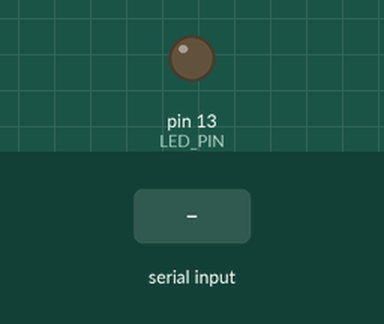
This sketch was run on a simulated Arduino Uno, built with avr-gcc and run on an emulated ATmega328P. Parts: output pins drawn as LEDs (lit = HIGH). The inputs (shaded band) are chosen by the test bench.

Above: at 1.2 s.
1.3 s: "H" received over Serial
At 2.2 s:
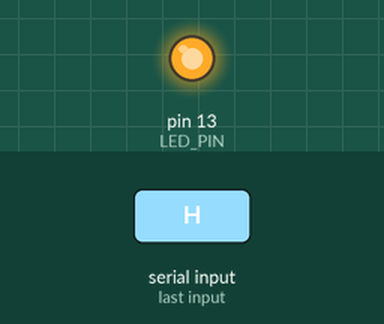
2.8 s: "L" received over Serial
At 3.3 s:
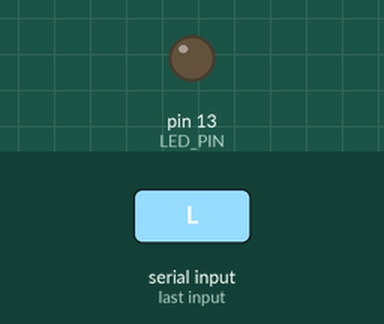
Timing chart, 0 to 5.8 s (numbered marks = the images above; inputs shaded):
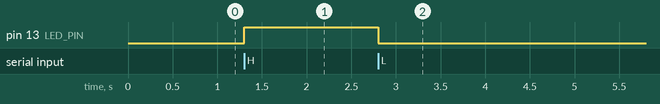

Measured:
- after the input at 1.3 s, pin 13 (LED_PIN): LOW → HIGH at once
- after the input at 2.8 s, pin 13 (LED_PIN): HIGH → LOW at once

The sketch:

2024_02_02-Serial.ino
```cpp
const int LED_PIN = 13; // пин светодиода

void setup() {
  pinMode(LED_PIN, OUTPUT);
  Serial.begin(9600);
}

void loop() {
  if (Serial.available()>0) { // если мы что-то отправили на ардуинку из монитора порта
  	char f = Serial.read(); // считать первый пришедший символ изз монитора порта
    if (f=='H') { // если считанный символ - H - то включить светодиод
      digitalWrite(LED_PIN,1);
    }
    if (f=='L') {// если считанный символ - L - то выключить светодиод
      digitalWrite(LED_PIN,0);
    }
  }
}
```
